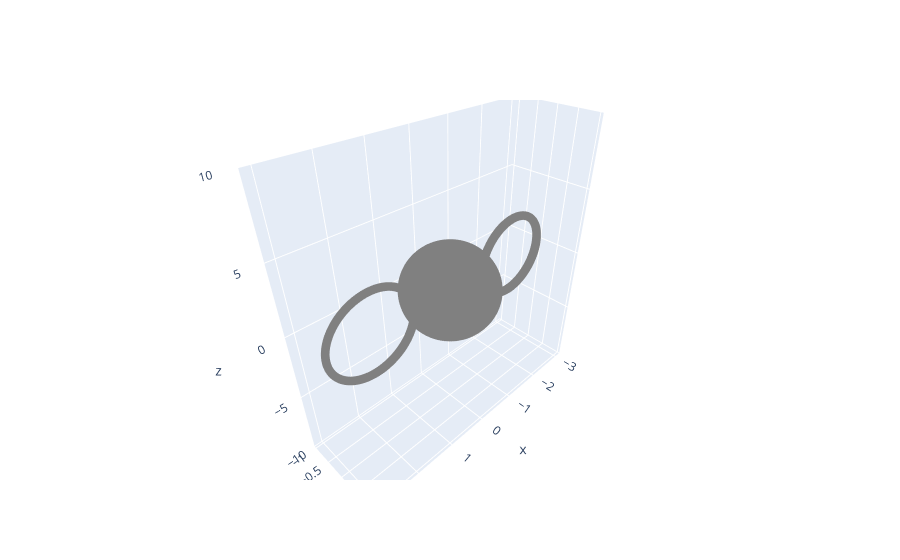

Write notebook code for a chart like this one.
### Code cell
# Generating Mickey Mouse

# Circle 1 / Left Ear
np.random.seed(1122)
n_data = 10000

theta = np.linspace(0, 2*np.pi, n_data)
circle1Data = np.zeros((3, n_data))

circle1Data[0] = np.sin(theta) - 2
circle1Data[1] = 0
circle1Data[2] = np.cos(theta) * 3

# Circle 2 / Right Ear
theta = np.linspace(0, 2*np.pi, n_data)
circle2Data = np.zeros((3, n_data))

circle2Data[0] = np.sin(theta) + 2
circle2Data[1] = 0
circle2Data[2] = np.cos(theta) * 3

# Sphere / Head
n_data = 100
theta = np.linspace(0, np.pi, n_data)
phi = np.linspace(0, 2*np.pi, n_data)
sphereData = np.zeros((3, n_data**2))
phi, theta = np.meshgrid(phi, theta)

sphereData[0] = (np.sin(theta) * np.cos(phi)).flatten()
sphereData[1] = (np.sin(theta) * np.sin(phi)).flatten()
sphereData[2] = (np.cos(theta)).flatten() * 3

# Plot the Data
data = np.hstack((circle1Data, sphereData, circle2Data))

fig = go.Figure(data=[go.Scatter3d(
    x=data[0], y=data[1], z=data[2], 
    mode ='markers', 
    marker=dict(size = 3 , color = 'grey'))])

fig.update_layout(scene= dict(zaxis = dict(range=[-10, 10])))
fig.show()

### Figure 1 — Plotly figure (JSON) as saved in the notebook; plotly's stock layout.template omitted (floating-point values rounded to 4 significant figures; data arrays with more than 128 entries replaced by an {"elided": "..."} marker saying what was removed)
{"data": [{"marker": {"color": "grey", "size": 3}, "mode": "markers", "type": "scatter3d", "x": {"elided": "30000 float values"}, "y": {"elided": "30000 float values"}, "z": {"elided": "30000 float values"}}], "layout": {"scene": {"zaxis": {"range": [-10, 10]}}}}
